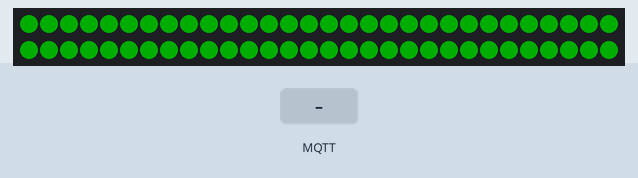
A sketch run on a simulated ESP32. Shown: 60 RGB LEDs in strip order, left to right, continuing on the next row. The test bench sets the inputs (shaded band). Dim RGB values are drawn brighter than linear; WiFi joins after 1.5 s; servers stay silent unless stated; no MQTT or app messages arrive unless stated; what the sketch prints to the serial monitor is not drawn.

Above: at 4.0 s.
5.7 s: MQTT message "1" arrives on the first subscribed topic
At 5.87 s:
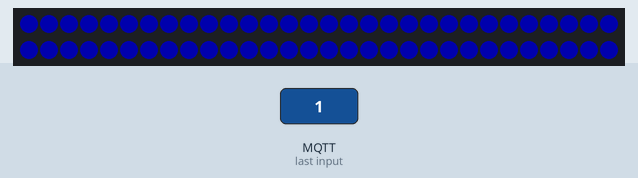
At 8.4 s:
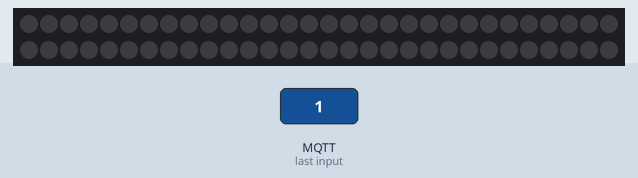
8.7 s: MQTT message "on" arrives on the first subscribed topic
At 8.81 s:
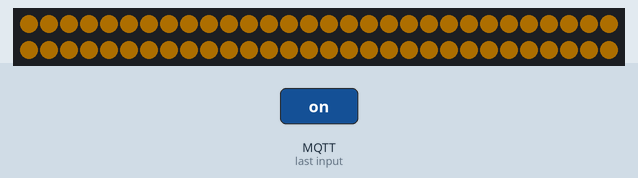
10.8 s: MQTT message "off" arrives on the first subscribed topic
Timing chart, 0 to 13.8 s (numbered marks = the images above; inputs shaded):
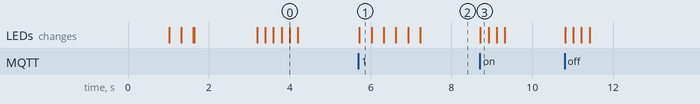

The sketch:

ESP32_NEOPIXEL_CODE.ino
```cpp
/*
 * Notifheure - Code ESP32 pour bandes LED NeoPixel
 * Compatible avec l'intégration Home Assistant Notifheure
 *
 * Hardware requis:
 * - ESP32 (NodeMCU, DevKit, etc.)
 * - Bande LED NeoPixel WS2812B
 * - Alimentation 5V adaptée
 *
 * Bibliothèques requises:
 * - PubSubClient (by Nick O'Leary)
 * - Adafruit NeoPixel
 * - ArduinoJson (v6+)
 */

#include <WiFi.h>
#include <PubSubClient.h>
#include <Adafruit_NeoPixel.h>
#include <ArduinoJson.h>

// ==========================================
// CONFIGURATION - À MODIFIER SELON VOS BESOINS
// ==========================================

// Configuration WiFi
const char* WIFI_SSID = "VOTRE_SSID";
const char* WIFI_PASSWORD = "VOTRE_PASSWORD";

// Configuration MQTT
const char* MQTT_SERVER = "192.168.1.100";  // IP de votre broker MQTT
const int MQTT_PORT = 1883;
const char* MQTT_USER = "votre_user";       // Laisser vide si pas d'authentification
const char* MQTT_PASSWORD = "votre_password"; // Laisser vide si pas d'authentification
const char* MQTT_TOPIC = "notifheure/salon"; // Topic MQTT (doit correspondre à la config HA)
const char* MQTT_CLIENT_ID = "ESP32_Notifheure_Salon"; // ID unique pour ce client

// Configuration NeoPixel
#define LED_PIN 5           // GPIO utilisé (GPIO5 = D5)
#define NUM_LEDS 60         // Nombre de LEDs sur la bande
#define LED_BRIGHTNESS 50   // Luminosité (0-255)

// ==========================================
// INITIALISATION
// ==========================================

Adafruit_NeoPixel strip = Adafruit_NeoPixel(NUM_LEDS, LED_PIN, NEO_GRB + NEO_KHZ800);
WiFiClient espClient;
PubSubClient mqttClient(espClient);

// Variables globales
String currentMessage = "";
unsigned long lastUpdate = 0;
int scrollPosition = 0;

// ==========================================
// SETUP
// ==========================================

void setup() {
  Serial.begin(115200);
  delay(1000);

  Serial.println("\n\n=================================");
  Serial.println("   NOTIFHEURE - ESP32 + NeoPixel");
  Serial.println("=================================\n");

  // Initialiser NeoPixel
  strip.begin();
  strip.setBrightness(LED_BRIGHTNESS);
  strip.show(); // Éteindre toutes les LEDs

  Serial.println("✓ NeoPixel initialisé");
  Serial.print("  - LEDs: ");
  Serial.println(NUM_LEDS);
  Serial.print("  - Pin: GPIO");
  Serial.println(LED_PIN);
  Serial.print("  - Luminosité: ");
  Serial.println(LED_BRIGHTNESS);

  // Animation de démarrage
  bootAnimation();

  // Connexion WiFi
  setupWiFi();

  // Configuration MQTT
  mqttClient.setServer(MQTT_SERVER, MQTT_PORT);
  mqttClient.setCallback(mqttCallback);
  mqttClient.setBufferSize(512); // Augmenter si messages longs

  // Connexion MQTT
  connectMQTT();

  Serial.println("\n✅ Système prêt !");
  Serial.println("En attente de messages MQTT...\n");
}

// ==========================================
// LOOP PRINCIPAL
// ==========================================

void loop() {
  // Maintenir la connexion MQTT
  if (!mqttClient.connected()) {
    connectMQTT();
  }
  mqttClient.loop();

  // Gérer l'affichage du message (scroll, animations, etc.)
  // À implémenter selon vos besoins

  delay(10);
}

// ==========================================
// CONNEXION WIFI
// ==========================================

void setupWiFi() {
  Serial.print("Connexion WiFi à ");
  Serial.println(WIFI_SSID);

  WiFi.mode(WIFI_STA);
  WiFi.begin(WIFI_SSID, WIFI_PASSWORD);

  int attempts = 0;
  while (WiFi.status() != WL_CONNECTED && attempts < 30) {
    delay(500);
    Serial.print(".");
    attempts++;
  }

  if (WiFi.status() == WL_CONNECTED) {
    Serial.println("\n✓ WiFi connecté !");
    Serial.print("  - IP: ");
    Serial.println(WiFi.localIP());
    Serial.print("  - Signal: ");
    Serial.print(WiFi.RSSI());
    Serial.println(" dBm");
  } else {
    Serial.println("\n✗ Échec connexion WiFi !");
    Serial.println("Redémarrage dans 5 secondes...");
    delay(5000);
    ESP.restart();
  }
}

// ==========================================
// CONNEXION MQTT
// ==========================================

void connectMQTT() {
  while (!mqttClient.connected()) {
    Serial.print("Connexion MQTT à ");
    Serial.print(MQTT_SERVER);
    Serial.print(":");
    Serial.println(MQTT_PORT);

    // Tentative de connexion
    bool connected;
    if (strlen(MQTT_USER) > 0) {
      connected = mqttClient.connect(MQTT_CLIENT_ID, MQTT_USER, MQTT_PASSWORD);
    } else {
      connected = mqttClient.connect(MQTT_CLIENT_ID);
    }

    if (connected) {
      Serial.println("✓ MQTT connecté !");
      Serial.print("  - Topic: ");
      Serial.println(MQTT_TOPIC);

      // S'abonner au topic
      mqttClient.subscribe(MQTT_TOPIC);

      // Animation de connexion réussie
      flashColor(0, 255, 0, 3); // Vert 3 fois

    } else {
      Serial.print("✗ Échec MQTT, code: ");
      Serial.println(mqttClient.state());
      Serial.println("Nouvelle tentative dans 5 secondes...");

      // Animation d'erreur
      flashColor(255, 0, 0, 2); // Rouge 2 fois

      delay(5000);
    }
  }
}

// ==========================================
// CALLBACK MQTT - RÉCEPTION DE MESSAGES
// ==========================================

void mqttCallback(char* topic, byte* payload, unsigned int length) {
  Serial.println("\n📨 Message MQTT reçu !");
  Serial.print("  - Topic: ");
  Serial.println(topic);
  Serial.print("  - Taille: ");
  Serial.print(length);
  Serial.println(" octets");

  // Convertir payload en String
  String payloadStr = "";
  for (unsigned int i = 0; i < length; i++) {
    payloadStr += (char)payload[i];
  }

  Serial.print("  - Payload brut: ");
  Serial.println(payloadStr);

  // Parser le JSON
  StaticJsonDocument<512> doc;
  DeserializationError error = deserializeJson(doc, payloadStr);

  if (error) {
    Serial.print("✗ Erreur parsing JSON: ");
    Serial.println(error.c_str());
    flashColor(255, 165, 0, 2); // Orange pour erreur JSON
    return;
  }

  // Extraire les données
  const char* message = doc["msg"];
  const char* options = doc["opt"] | ""; // Valeur par défaut vide

  Serial.println("\n📝 Données extraites:");
  Serial.print("  - Message: ");
  Serial.println(message);
  Serial.print("  - Options: ");
  Serial.println(options);

  // Afficher le message sur les LEDs
  currentMessage = String(message);
  displayMessage(message, options);
}

// ==========================================
// AFFICHAGE DU MESSAGE SUR LES LEDS
// ==========================================

void displayMessage(const char* message, const char* options) {
  Serial.println("\n🎨 Affichage du message...");

  // Parser les options
  // Format: "nzo=0;pause=1;color=FF0000"
  bool nzo = false;
  int pause = 0;
  uint32_t color = strip.Color(0, 0, 255); // Bleu par défaut

  // TODO: Parser les options selon vos besoins
  // Exemple simple ci-dessous

  // Animation simple: clignotement bleu
  for (int i = 0; i < 3; i++) {
    // Allumer
    for (int j = 0; j < NUM_LEDS; j++) {
      strip.setPixelColor(j, color);
    }
    strip.show();
    delay(300);

    // Éteindre
    strip.clear();
    strip.show();
    delay(300);
  }

  // TODO: Implémenter l'affichage du texte
  // Vous pouvez utiliser une matrice LED ou un défilement
  // selon votre matériel et vos besoins

  Serial.println("✓ Message affiché !");
}

// ==========================================
// ANIMATIONS UTILITAIRES
// ==========================================

// Animation de démarrage
void bootAnimation() {
  Serial.println("Animation de démarrage...");

  // Arc-en-ciel rapide
  for (int j = 0; j < 255; j += 5) {
    for (int i = 0; i < NUM_LEDS; i++) {
      strip.setPixelColor(i, Wheel((i + j) & 255));
    }
    strip.show();
    delay(10);
  }

  strip.clear();
  strip.show();
}

// Flash de couleur
void flashColor(uint8_t r, uint8_t g, uint8_t b, int times) {
  for (int i = 0; i < times; i++) {
    for (int j = 0; j < NUM_LEDS; j++) {
      strip.setPixelColor(j, strip.Color(r, g, b));
    }
    strip.show();
    delay(200);

    strip.clear();
    strip.show();
    delay(200);
  }
}

// Fonction roue de couleurs (pour arc-en-ciel)
uint32_t Wheel(byte WheelPos) {
  WheelPos = 255 - WheelPos;
  if (WheelPos < 85) {
    return strip.Color(255 - WheelPos * 3, 0, WheelPos * 3);
  }
  if (WheelPos < 170) {
    WheelPos -= 85;
    return strip.Color(0, WheelPos * 3, 255 - WheelPos * 3);
  }
  WheelPos -= 170;
  return strip.Color(WheelPos * 3, 255 - WheelPos * 3, 0);
}

// ==========================================
// FONCTIONS AVANCÉES (À IMPLÉMENTER)
// ==========================================

/*
 * TODO: Implémenter selon vos besoins:
 *
 * 1. Défilement de texte
 *    - Utiliser une matrice LED 8x8 ou 16x8
 *    - Bibliothèque MD_Parola pour matrices MAX7219
 *
 * 2. Affichage sur segment
 *    - Bibliothèque TM1637 pour afficheurs 7 segments
 *
 * 3. Effets avancés
 *    - Changement de couleur selon le message
 *    - Animations personnalisées
 *    - Gestion de la luminosité automatique
 *
 * 4. Parser les options
 *    - nzo: zones d'affichage
 *    - pause: délai entre messages
 *    - speed: vitesse de défilement
 *    - color: couleur personnalisée
 */
```

Measured:
- after the input at 5.7 s, the LEDs: change at once (image 1)
- after the input at 8.7 s, the LEDs: change at once (image 3)
